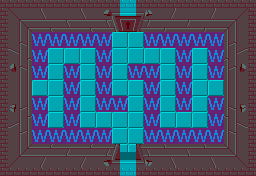

A 2D game scene composited from a Tiled map and its tileset images. What follows is a short description and the map's XML, with every tile layer's data as written:
An orthogonal 16x11 tile map with 16x16 px tiles, 3 tile layers (TileMap, TileMapForeground, CollisionMask), 2 tilesets, 1 image layer and 9 objects (PortalWest, PortalEast, PortalNorth, PortalSouth, Stalfos0, ...).

<map version="1.0" orientation="orthogonal" renderorder="left-up" width="16" height="11" tilewidth="16" tileheight="16" nextobjectid="12">
 <tileset firstgid="1" name="zelda-tileset" tilewidth="16" tileheight="16" tilecount="1024" columns="32">
  <image source="../../Images/TileSets/TileSet_World.png" width="512" height="512" />
 </tileset>
 <tileset firstgid="1025" name="CollisionMask" tilewidth="16" tileheight="16" tilecount="16" columns="4">
  <image source="../../Images/TileSets/TileSet_CollisionMask.png" width="64" height="64" />
 </tileset>
 <imagelayer name="RefImage" opacity="0.33" offsetx="-512" offsety="-176">
  <image source="../../Images/Maps/Zelda_Quest1_Dundeon1.png" width="1536" height="1056" />
 </imagelayer>
 <layer name="TileMap" width="16" height="11">
  <data encoding="csv">
4,5,6,5,5,7,8,364,364,9,10,5,5,11,5,12,
41,42,43,44,45,46,47,367,368,49,50,51,52,53,54,55,
41,99,136,136,136,136,136,100,100,136,136,136,136,136,101,55,
131,132,136,100,100,100,136,100,100,100,100,136,100,136,134,135,
163,164,136,100,136,100,136,100,136,136,100,136,100,136,169,170,
41,199,100,100,136,100,136,100,100,136,100,136,100,100,205,55,
232,233,136,100,136,100,136,136,100,136,100,136,100,136,238,239,
270,271,136,100,136,100,100,100,100,136,100,100,100,136,272,273,
41,282,136,136,136,136,136,100,100,136,136,136,136,136,283,55,
41,288,289,290,291,292,293,389,390,295,296,297,298,299,300,55,
333,334,335,334,334,336,337,342,342,338,339,334,334,340,334,341
</data>
 </layer>
 <layer name="TileMapForeground" width="16" height="11">
  <data encoding="csv">
4,5,6,5,5,7,8,364,364,9,10,5,5,11,5,12,
41,0,0,0,0,0,0,0,0,0,0,0,0,0,0,55,
41,0,0,0,0,0,0,0,0,0,0,0,0,0,0,55,
131,0,0,0,0,0,0,0,0,0,0,0,0,0,0,135,
163,0,0,0,0,0,0,0,0,0,0,0,0,0,0,170,
41,0,0,0,0,0,0,0,0,0,0,0,0,0,0,55,
232,0,0,0,0,0,0,0,0,0,0,0,0,0,0,239,
270,0,0,0,0,0,0,0,0,0,0,0,0,0,0,273,
41,0,0,0,0,0,0,0,0,0,0,0,0,0,0,55,
41,0,0,0,0,0,0,0,0,0,0,0,0,0,0,55,
333,334,335,334,334,336,337,342,342,338,339,334,334,340,334,341
</data>
 </layer>
 <layer name="CollisionMask" width="16" height="11" opacity="0.5">
  <data encoding="csv">
1026,1026,1026,1026,1026,1026,1026,1033,1034,1026,1026,1026,1026,1026,1026,1026,
1026,1026,1026,1026,1026,1026,1026,1026,1026,1026,1026,1026,1026,1026,1026,1026,
1026,1026,1035,1035,1035,1035,1035,1025,1025,1035,1035,1035,1035,1035,1026,1026,
1026,1026,1035,1025,1025,1025,1035,1025,1025,1025,1025,1035,1025,1035,1026,1026,
1026,1026,1035,1025,1035,1025,1035,1025,1035,1035,1025,1035,1025,1035,1026,1026,
1026,1026,1025,1025,1035,1025,1035,1025,1025,1035,1025,1035,1025,1025,1026,1026,
1026,1026,1035,1025,1035,1025,1035,1035,1025,1035,1025,1035,1025,1035,1026,1026,
1026,1026,1035,1025,1035,1025,1025,1025,1025,1035,1025,1025,1025,1035,1026,1026,
1026,1026,1035,1035,1035,1035,1035,1025,1025,1035,1035,1035,1035,1035,1026,1026,
1026,1026,1026,1026,1026,1026,1026,1033,1034,1026,1026,1026,1026,1026,1026,1026,
1026,1026,1026,1026,1026,1026,1026,1033,1034,1026,1026,1026,1026,1026,1026,1026
</data>
 </layer>
 <objectgroup name="Portals">
  <object id="1" name="PortalWest" x="0" y="4" width="2" height="168">
   <properties>
    <property name="TargetMap" value="Dungeon_1-1" />
    <property name="TransitionType" type="int" value="2" />
   </properties>
  </object>
  <object id="2" name="PortalEast" x="254" y="4" width="2" height="168">
   <properties>
    <property name="TargetMap" value="Dungeon_3-1" />
    <property name="TransitionType" type="int" value="0" />
   </properties>
  </object>
  <object id="3" name="PortalNorth" x="4" y="0" width="248" height="2">
   <properties>
    <property name="TargetMap" value="Dungeon_2-0" />
    <property name="TransitionType" type="int" value="1" />
   </properties>
  </object>
  <object id="4" name="PortalSouth" x="4" y="174" width="248" height="2">
   <properties>
    <property name="TargetMap" value="Dungeon_2-2" />
    <property name="TransitionType" type="int" value="3" />
   </properties>
  </object>
 </objectgroup>
 <objectgroup name="Enemies">
  <object id="7" name="Stalfos0" x="64" y="48" width="16" height="16">
   <properties>
    <property name="Name" value="Stalfos" />
   </properties>
  </object>
  <object id="8" name="Stalfos1" x="80" y="80" width="16" height="16">
   <properties>
    <property name="Name" value="Stalfos" />
   </properties>
  </object>
  <object id="9" name="Stalfos2" x="192" y="64" width="16" height="16">
   <properties>
    <property name="Name" value="Stalfos" />
   </properties>
  </object>
 </objectgroup>
 <objectgroup name="Items">
  <object id="10" name="Key" x="192" y="48" width="16" height="16">
   <properties>
    <property name="KeyType" type="int" value="1" />
    <property name="Name" value="Key" />
   </properties>
  </object>
 </objectgroup>
 <objectgroup name="Doors">
  <object id="11" x="120" y="20" width="16" height="16">
   <properties>
    <property name="CloseOnEnter" type="bool" value="false" />
    <property name="DoorSide" type="int" value="1" />
    <property name="DoorType" type="int" value="2" />
    <property name="Name" value="Door" />
    <property name="TileToOpen" type="int" value="23" />
   </properties>
  </object>
 </objectgroup>
</map>
